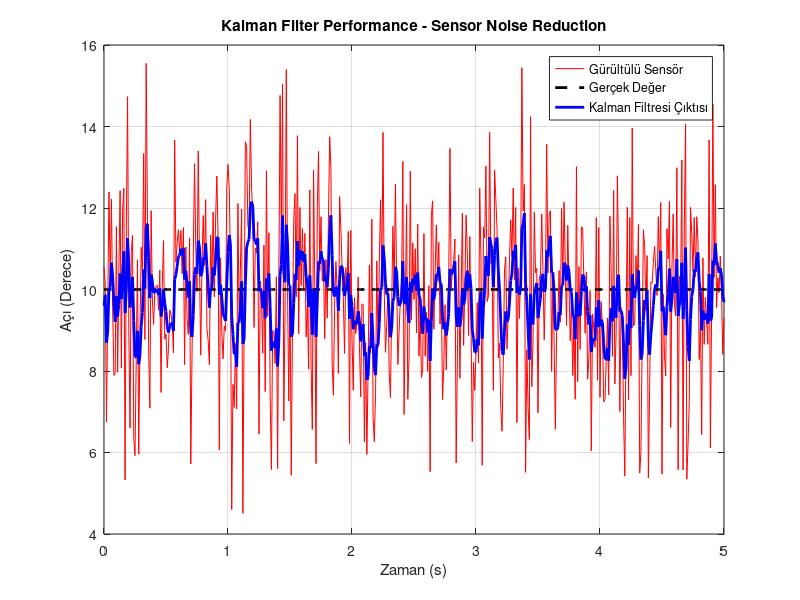

Write the MATLAB code that produced this figure.
% =========================================================================
% Project: UAV Guidance & Flight Control
% Module: Sensor Fusion (Kalman Filter Simulation)
% Authors: Mevlut Korkmaz, Ali Ozdemir
% =========================================================================

clear; clc; close all;

% Parametreler
duration = 5;      % saniye
dt = 0.01;         % 100Hz
t = 0:dt:duration;

% Gerçek İHA Açısı (İstediğimiz sabit 10 derece)
true_angle = 10 * ones(size(t));

% Gürültülü Sensör Verisi (Motor titreşimi eklenmiş hali)
measured_angle = true_angle + 2 * randn(size(t)); 

% Kalman Filtresi Hazırlığı
estimate = 0;      % Başlangıç tahmini
P = 1;             % Hata kovaryansı
Q = 0.01;          % Process Noise (Sistem gürültüsü)
R = 0.1;           % Measurement Noise (Sensör gürültüsü)

kalman_output = zeros(size(t));

% Filtreleme Döngüsü
for i = 1:length(t)
    % Tahmin (Predict)
    P = P + Q;
    
    % Güncelleme (Update)
    K = P / (P + R);
    estimate = estimate + K * (measured_angle(i) - estimate);
    P = (1 - K) * P;
    
    kalman_output(i) = estimate;
end

% Görselleştirme
figure('Color', 'w');
plot(t, measured_angle, 'r', 'LineWidth', 0.5); hold on;
plot(t, true_angle, 'k--', 'LineWidth', 2);
plot(t, kalman_output, 'b', 'LineWidth', 2);
legend('Gürültülü Sensör', 'Gerçek Değer', 'Kalman Filtresi Çıktısı');
title('Kalman Filter Performance - Sensor Noise Reduction');
xlabel('Zaman (s)'); ylabel('Açı (Derece)'); grid on;
